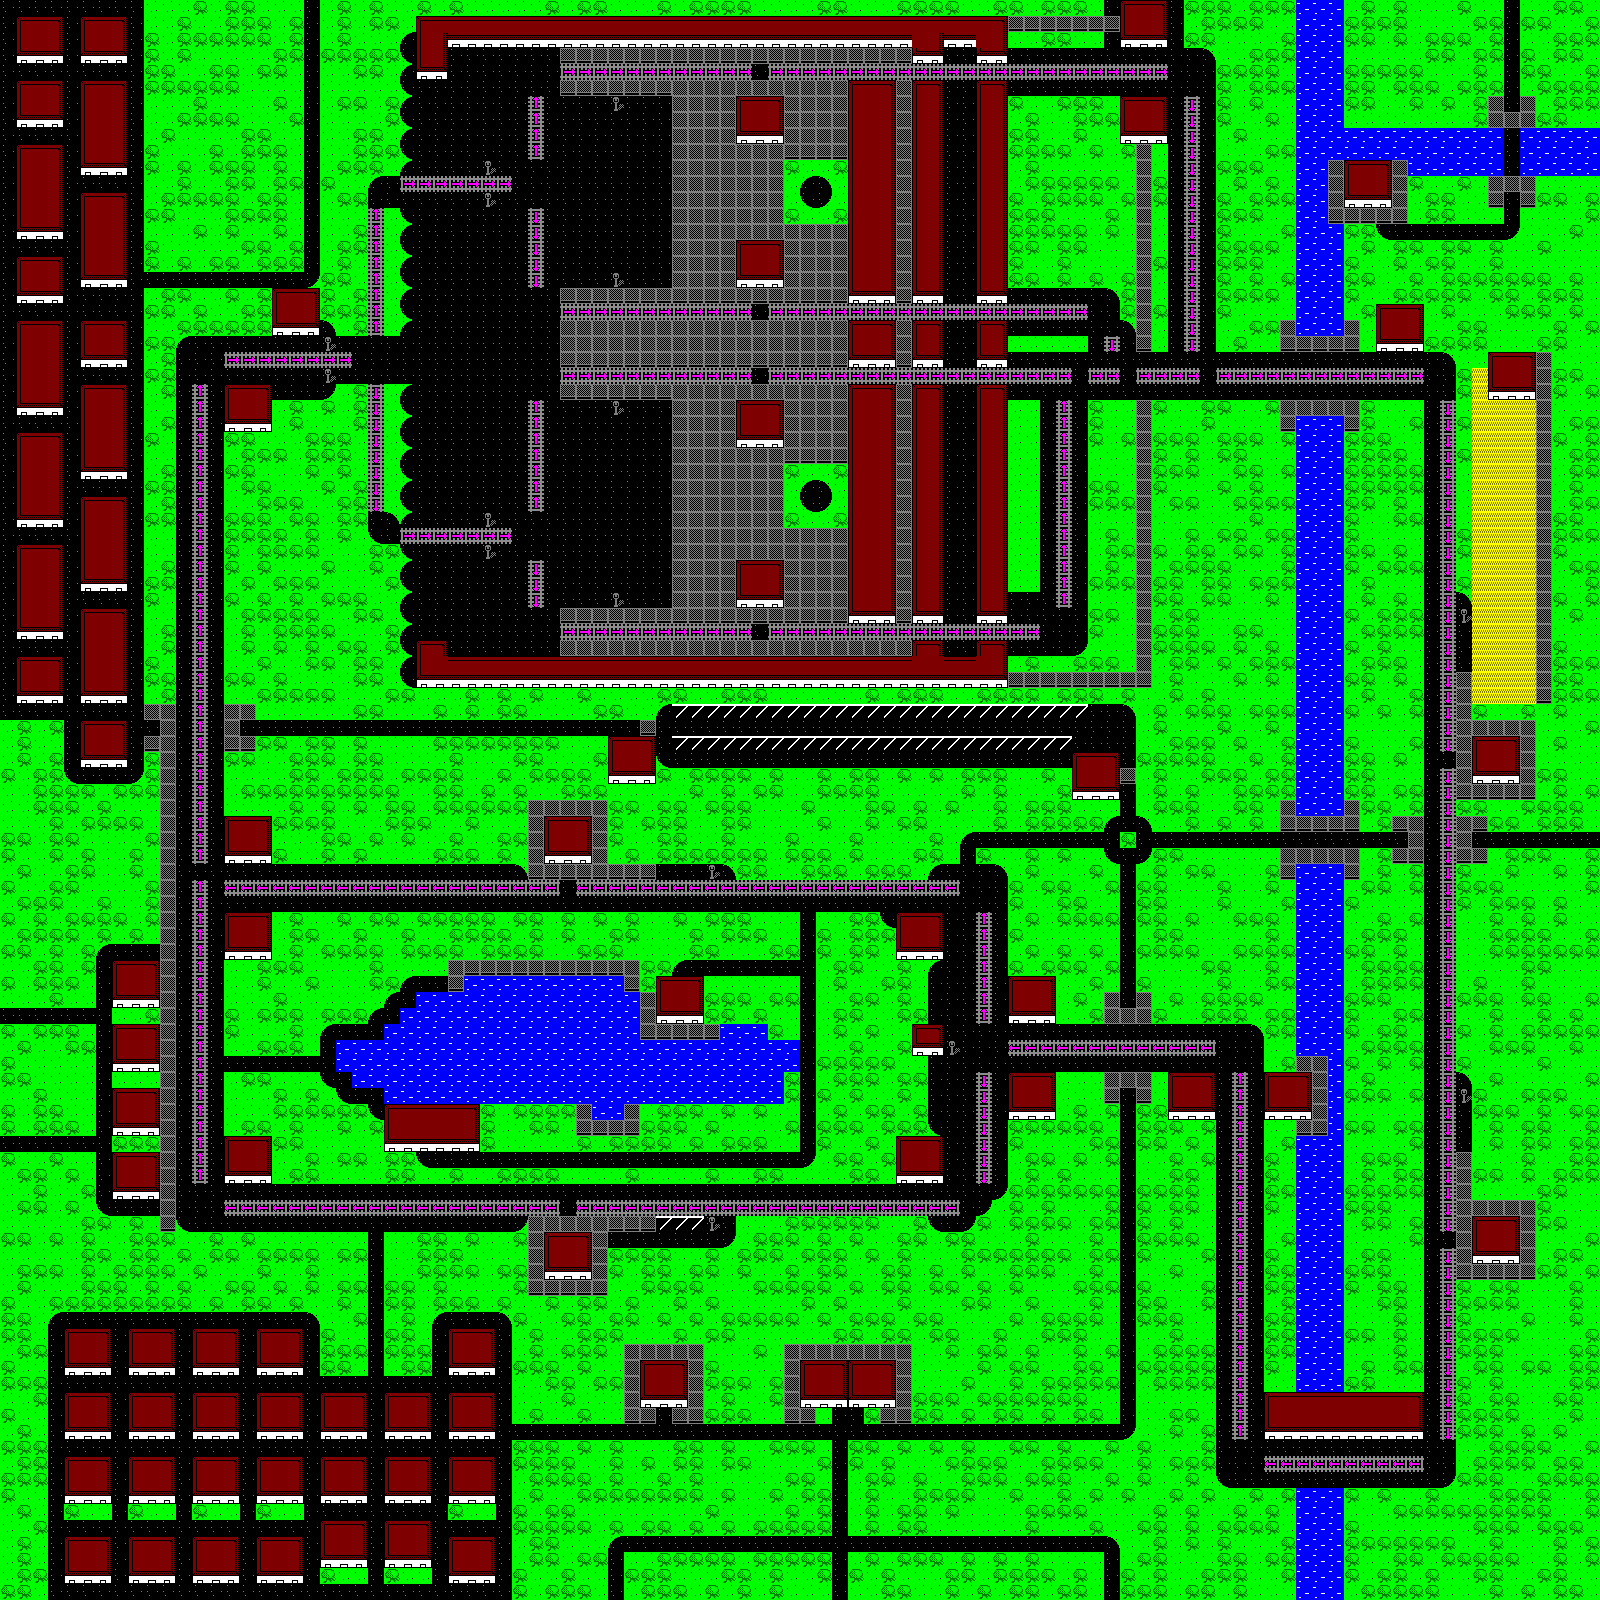

Tiled map render using the project's own tile images. Description and the map definition, with tile-layer contents summarised, below:
An orthogonal 100x100 tile map with 16x16 px tiles, 1 tile layer (tile_3), 3 hidden layers not drawn, 2 tilesets and 70 objects.

<map version="1.0" orientation="orthogonal" width="100" height="100" tilewidth="16" tileheight="16">
 <tileset firstgid="1" name="routrains-tiled" tilewidth="16" tileheight="16">
  <image source="routrains-tiled.png" width="640" height="400" />
  <tile id="0">
   <properties>
    <property name="#stencil" value="&gt;" />
   </properties>
  </tile>
  <tile id="1">
   <properties>
    <property name="#stencil" value="v" />
   </properties>
  </tile>
  <tile id="2">
   <properties>
    <property name="#stencil" value="&lt;" />
   </properties>
  </tile>
  <tile id="3">
   <properties>
    <property name="#stencil" value="^" />
   </properties>
  </tile>
  <tile id="4">
   <properties>
    <property name="#stencil" value="A" />
   </properties>
  </tile>
  <tile id="5">
   <properties>
    <property name="#stencil" value="B" />
   </properties>
  </tile>
  <tile id="6">
   <properties>
    <property name="#stencil" value="C" />
   </properties>
  </tile>
  <tile id="7">
   <properties>
    <property name="#stencil" value="D" />
   </properties>
  </tile>
  <tile id="8">
   <properties>
    <property name="#stencil" value="E" />
   </properties>
  </tile>
  <tile id="9">
   <properties>
    <property name="#stencil" value="F" />
   </properties>
  </tile>
  <tile id="10">
   <properties>
    <property name="#stencil" value="G" />
   </properties>
  </tile>
  <tile id="11">
   <properties>
    <property name="#stencil" value="H" />
   </properties>
  </tile>
  <tile id="40">
   <properties>
    <property name="#stencil" value="train" />
   </properties>
  </tile>
  <tile id="41">
   <properties>
    <property name="#stencil" value="subtrain" />
   </properties>
  </tile>
 </tileset>
 <tileset firstgid="1001" name="landscape" tilewidth="16" tileheight="16">
  <image source="../../tapes/routrains/landscape.png" width="80" height="80" />
  <tile id="0">
   <properties>
    <property name="#stencil" value="." />
   </properties>
  </tile>
  <tile id="1">
   <properties>
    <property name="#stencil" value="s" />
   </properties>
  </tile>
  <tile id="2">
   <properties>
    <property name="#stencil" value="#" />
   </properties>
  </tile>
  <tile id="3">
   <properties>
    <property name="#stencil" value="!" />
   </properties>
  </tile>
  <tile id="4">
   <properties>
    <property name="#stencil" value="t" />
   </properties>
  </tile>
  <tile id="5">
   <properties>
    <property name="#stencil" value="'" />
   </properties>
  </tile>
  <tile id="6">
   <properties>
    <property name="#stencil" value="°" />
   </properties>
  </tile>
  <tile id="7">
   <properties>
    <property name="#stencil" value="=" />
   </properties>
  </tile>
  <tile id="8">
   <properties>
    <property name="#stencil" value="~" />
   </properties>
  </tile>
  <tile id="9">
   <properties>
    <property name="#stencil" value="w" />
   </properties>
  </tile>
  <tile id="10">
   <properties>
    <property name="#stencil" value="," />
   </properties>
  </tile>
  <tile id="11">
   <properties>
    <property name="#stencil" value="_" />
   </properties>
  </tile>
  <tile id="12">
   <properties>
    <property name="#stencil" value="a" />
   </properties>
  </tile>
  <tile id="13">
   <properties>
    <property name="#stencil" value="b" />
   </properties>
  </tile>
  <tile id="14">
   <properties>
    <property name="#stencil" value="c" />
   </properties>
  </tile>
  <tile id="15">
   <properties>
    <property name="#stencil" value="I" />
   </properties>
  </tile>
  <tile id="17">
   <properties>
    <property name="#stencil" value="d" />
   </properties>
  </tile>
  <tile id="18">
   <properties>
    <property name="#stencil" value="e" />
   </properties>
  </tile>
  <tile id="19">
   <properties>
    <property name="#stencil" value="f" />
   </properties>
  </tile>
  <tile id="22">
   <properties>
    <property name="#stencil" value="h" />
   </properties>
  </tile>
  <tile id="23">
   <properties>
    <property name="#stencil" value="i" />
   </properties>
  </tile>
  <tile id="24">
   <properties>
    <property name="#stencil" value="j" />
   </properties>
  </tile>
 </tileset>
 <layer name="tile_1" width="100" height="100" visible="0">
  <data>[10000 cells, 10000 non-empty, 32 distinct tile ids]</data>
 </layer>
 <objectgroup name="stencil_1" width="0" height="0" visible="0">
  <object gid="2" x="1472" y="480">
   <properties>
    <property name="stationName" value="&quot;Frontright&quot;" />
    <property name="type" value="[&quot;station&quot;,&quot;stationX&quot;]" />
   </properties>
  </object>
  <object gid="2" x="784" y="1152">
   <properties>
    <property name="stationName" value="&quot;Eastbound&quot;" />
    <property name="type" value="[&quot;station&quot;,&quot;stationX&quot;]" />
   </properties>
  </object>
  <object gid="1" x="480" y="688">
   <properties>
    <property name="stationName" value="&quot;Central&quot;" />
    <property name="type" value="[&quot;station&quot;,&quot;stationX&quot;]" />
   </properties>
  </object>
  <object gid="1" x="1120" y="128">
   <properties>
    <property name="stationName" value="&quot;Frontnorth&quot;" />
    <property name="type" value="[&quot;station&quot;,&quot;station2&quot;]" />
   </properties>
  </object>
  </objectgroup>
 <objectgroup name="scene_1" width="0" height="0" visible="0">
  <properties>
   <property name="#stencil" value="stencil_1" />
   <property name="#tile" value="tile_1" />
   <property name="landName" value="&quot;Firstland&quot;" />
   <property name="set" value="{&quot;_&quot;:[&quot;stencil&quot;,&quot;modelGameScene&quot;]}" />
  </properties>
 </objectgroup>
 <layer name="tile_2" width="100" height="100" visible="0">
  <data>[10000 cells, 10000 non-empty, 32 distinct tile ids]</data>
 </layer>
 <objectgroup name="stencil_2" width="0" height="0" visible="0">
  <!-- 16 objects omitted --></objectgroup>
 <objectgroup name="scene_2" width="0" height="0" visible="0">
  <properties>
   <property name="#stencil" value="stencil_2" />
   <property name="#tile" value="tile_2" />
   <property name="landName" value="&quot;Massivecorp&quot;" />
   <property name="set" value="{&quot;_&quot;:[&quot;stencil&quot;,&quot;modelGameScene&quot;]}" />
  </properties>
 </objectgroup>
 <layer name="tile_3" width="100" height="100">
  <data>[10000 cells, 10000 non-empty, 26 distinct tile ids]</data>
 </layer>
 <objectgroup name="stencil_3" width="0" height="0">
  <!-- 41 objects omitted --></objectgroup>
 <objectgroup name="scene_3" width="0" height="0">
  <properties>
   <property name="#stencil" value="stencil_3" />
   <property name="#tile" value="tile_3" />
   <property name="landName" value="&quot;Main Station&quot;" />
   <property name="set" value="{&quot;_&quot;:[&quot;stencil&quot;,&quot;modelGameScene&quot;]}" />
  </properties>
 </objectgroup>
 <objectgroup name="__GUIDE" width="0" height="0" visible="0">
  <!-- 1 objects omitted --></objectgroup>
 <layer name="tile_ending" width="100" height="100" visible="0">
  <properties>
   <property name="#crop" value="1" />
  </properties>
  <data>[10000 cells, 290 non-empty, 13 distinct tile ids]</data>
 </layer>
</map>
<!-- 66 of 70 objects omitted -->
